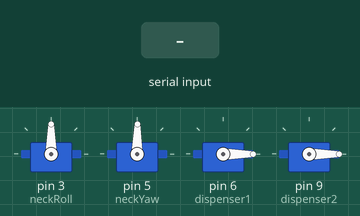
Bench run of a sketch on a simulated Arduino Uno, built with avr-gcc and run on an emulated ATmega328P. Parts: 4 × servo. The inputs (shaded band) are chosen by the test bench. Random numbers use the default seed unless the sketch sets one; what the sketch prints to the serial monitor is not drawn.

Above: at 1.11 s.
1.3 s: "dance\n" received over Serial
7.3 s: "stopdance\n" received over Serial
10.3 s: "Dance\n" received over Serial
16.3 s: "000\n" received over Serial
Timing chart, 0 to 20.3 s (numbered marks = the images above; inputs shaded):
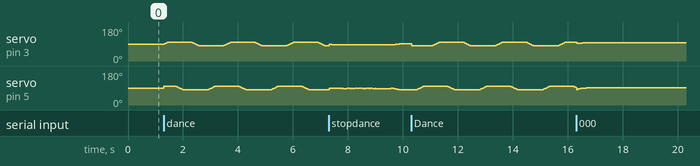

The sketch:

Base_trigger.ino
```cpp
#include <Servo.h>
#include <Wire.h>

#define ARDUINO_ADDR 0x08   // I2C slave address

Servo neckRoll;   // D3
Servo neckYaw;    // D5
Servo dispenser1; // D6
Servo dispenser2; // D9

const int NECK_MIN = 80;
const int NECK_MAX = 100;
const int NECK_MID = 90;
const int DISP_MIN = 0;
const int DISP_MAX = 90;

enum Mode { NORMAL, DANCE, SECURITY };
Mode currentMode = NORMAL;

unsigned long lastMotionTime = 0;
bool paused = false;

unsigned long lastRandomChange = 0;
unsigned long randomInterval = 5000;

int targetRoll = NECK_MID;
int targetYaw  = NECK_MID;

// Real position tracking
float currentRollPos = NECK_MID;
float currentYawPos  = NECK_MID;

// 🔑 I2C command handling (SAFE)
volatile bool newCommand = false;
String pendingCommand = "";

bool sleepMode = false;

/* ================= SETUP ================= */

void setup() {
  Serial.begin(115200);

  Wire.begin(ARDUINO_ADDR);
  Wire.onReceive(receiveEvent);

  neckRoll.attach(3);
  neckYaw.attach(5);
  dispenser1.attach(6);
  dispenser2.attach(9);

  neckRoll.write(NECK_MID);
  neckYaw.write(NECK_MID);
  dispenser1.write(DISP_MIN);
  dispenser2.write(DISP_MIN);

  randomSeed(analogRead(A0));
}

/* ================= LOOP ================= */

void loop() {

  // 🔹 Handle I2C command safely
  if (newCommand) {
    noInterrupts();
    String cmd = pendingCommand;
    newCommand = false;
    interrupts();

    handleCommand(cmd);
  }

  // Optional Serial control (for testing)
  if (Serial.available() > 0) {
    String cmd = Serial.readStringUntil('\n');
    cmd.trim();
    handleCommand(cmd);
  }

  if (paused) {
    if (millis() - lastMotionTime >= 2000) {
      paused = false;
    } else {
      return;
    }
  }

  if (sleepMode) {
    return;
  }

  switch (currentMode) {
    case NORMAL:
      aliveIdleMotion();
      break;
    case DANCE:
      dancePattern();
      break;
    case SECURITY:
      securitySweep();
      break;
  }
}

/* ================= I2C RECEIVE ================= */

void receiveEvent(int howMany) {
  pendingCommand = "";
  while (Wire.available()) {
    pendingCommand += (char)Wire.read();
  }
  pendingCommand.trim();
  newCommand = true;   // just signal loop()
}

/* ================= COMMAND HANDLER ================= */

void handleCommand(String cmd) {
  Serial.print("CMD: ");
  Serial.println(cmd);

  if (cmd == "dance" || cmd == "Dance" || cmd == "123") {
    currentMode = DANCE;
    paused = false;
  }
  else if (cmd == "stopdance" || cmd == "000" || cmd == "stop") {
    currentMode = NORMAL;
    paused = false;
    sleepMode = false;
  }
  else if (cmd == "Secure" || cmd == "secure") {
    currentMode = SECURITY;
    paused = false;
    neckYaw.write(NECK_MID);
  }
  else if (cmd == "motion" || cmd == "move") {
    paused = true;
    lastMotionTime = millis();
  }
  else if (cmd == "wakeup" || cmd == "stop") {
    currentMode = NORMAL;
    paused = false;
  }
  else if (cmd == "slot_08" || cmd == "low") {
    dispense(dispenser2);   // D9
  }
  else if (cmd == "medicine_slot_09" || cmd == "up") {
    dispense(dispenser1);   // D6
  }
  else if (cmd == "sleep") {
    sleepMode = true;
  }
  else if (cmd == "wakeup") {
    sleepMode = false;
  }
}

/* ================= DISPENSER ================= */

void dispense(Servo &servo) {
  for (int pos = DISP_MIN; pos <= DISP_MAX; pos++) {
    servo.write(pos);
    delay(10);
  }
  delay(10000);
  for (int pos = DISP_MAX; pos >= DISP_MIN; pos--) {
    servo.write(pos);
    delay(10);
  }
}

/* ================= ALIVE IDLE MOTION ================= */

void aliveIdleMotion() {
  if (millis() - lastRandomChange >= randomInterval) {
    targetRoll = random(NECK_MIN, NECK_MAX + 1);
    targetYaw  = random(NECK_MIN, NECK_MAX + 1);

    randomInterval = random(2000, 5000);
    lastRandomChange = millis();
  }

  currentRollPos += (targetRoll - currentRollPos) * 0.10;
  currentYawPos  += (targetYaw  - currentYawPos)  * 0.10;

  currentRollPos += random(-1, 2) * 0.03;
  currentYawPos  += random(-1, 2) * 0.03;

  neckRoll.write(constrain((int)currentRollPos, NECK_MIN, NECK_MAX));
  neckYaw.write(constrain((int)currentYawPos,  NECK_MIN, NECK_MAX));

  delay(15);
}

/* ================= DANCE ================= */

void dancePattern() {
  static int phase = 0;

  int bounceRoll = NECK_MID + 25 * sin(phase * PI / 180);
  int bounceYaw  = NECK_MID + 25 * cos(phase * PI / 180);

  neckRoll.write(constrain(bounceRoll, NECK_MIN, NECK_MAX));
  neckYaw.write(constrain(bounceYaw,  NECK_MIN, NECK_MAX));

  phase = (phase + 4) % 360;
  delay(25);
}

/* ================= SECURITY ================= */

void securitySweep() {
  static int angle = NECK_MIN;
  static int dir = 1;

  angle += dir;
  if (angle >= NECK_MAX || angle <= NECK_MIN) {
    dir = -dir;
  }

  neckRoll.write(angle);
  delay(200);
}
```
